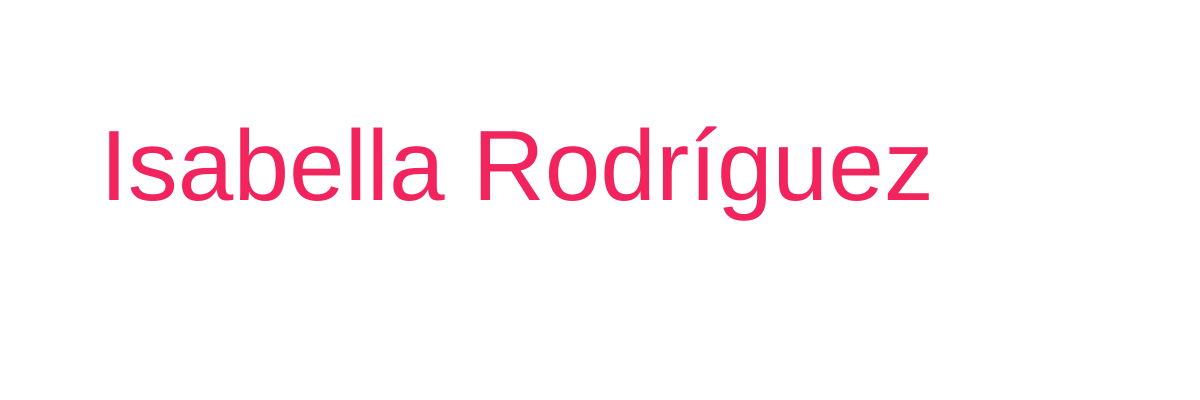
Frame 1 (no input)
Frame 60 (no input): identical to frame 1, image omitted
Frame 120 (the mouse pressed at the canvas centre since frame 60): identical to frame 1, image omitted

The p5.js sketch that drew this single still picture (run headless with seeded random() and noise() and a simulated clock; from frame 60 on, the mouse is pressed at the canvas centre):

// p5.js sketch
// ── sketch.js
function setup() {
  createCanvas(1200, 400);
}

function draw() {
  background(255);
  fill(242,36,94);
  textSize(100);
  text("Isabella Rodríguez",100,200);
}
